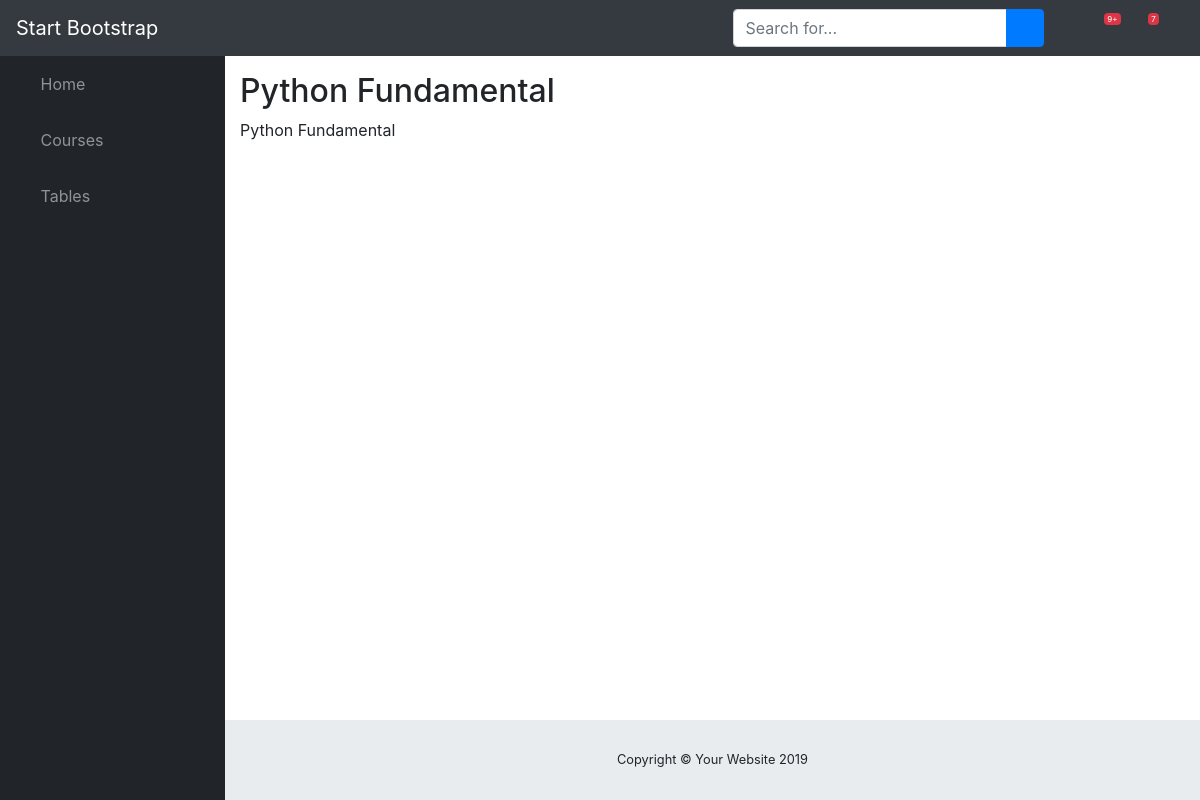
Before: /courses/1 with the older database file.
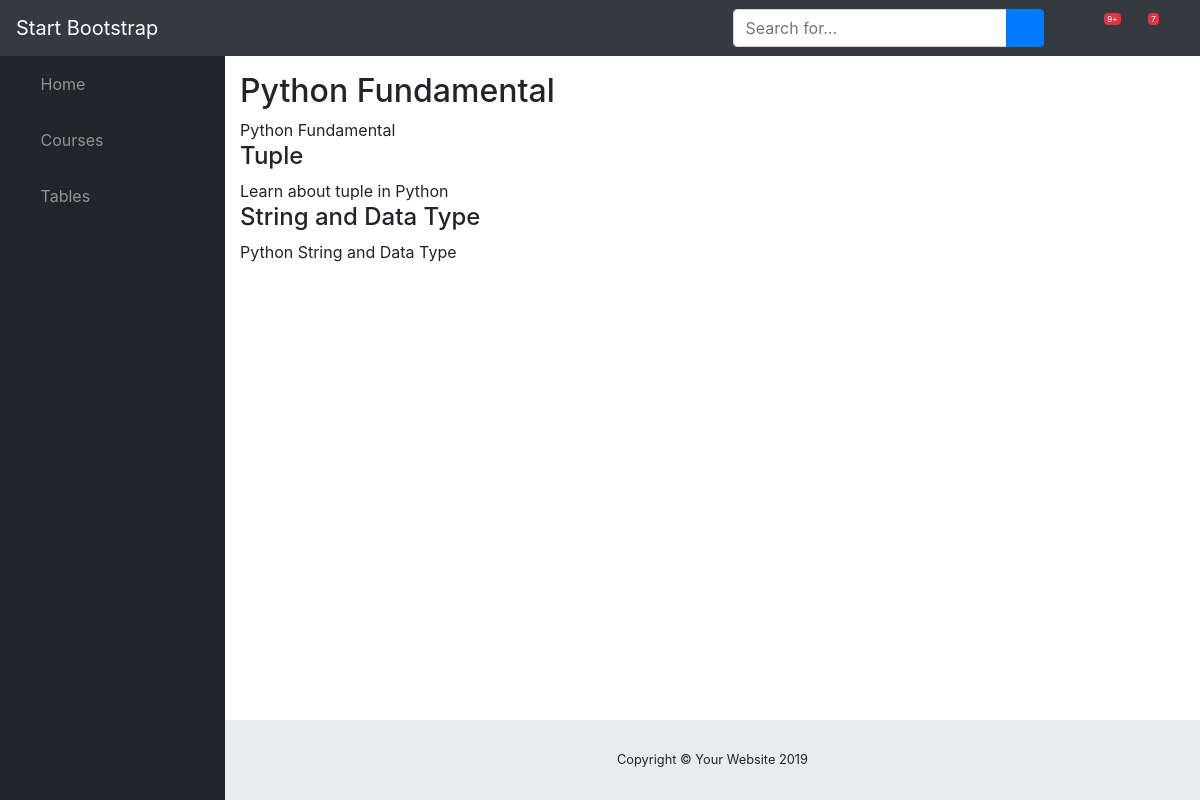
After: the same page with the newer database file.
### courses/models.py (models this page shows, shortened)
class Course(models.Model):
    created_at = models.DateTimeField(auto_now_add=True)
    title = models.CharField(max_length=255)
    description = models.TextField()

class Step(models.Model):
    title = models.CharField(max_length=255)
    description = models.TextField()
    order = models.IntegerField(default=0)
    content = models.TextField(blank=True,default='')
    course = models.ForeignKey(Course,on_delete=models.CASCADE)
    class Meta:
        ordering = ['-order','title',]

### courses/views.py (the view)
# urls.py: path("<int:pk>",views.course_detail,name='detail')
def course_detail(request,pk):
    course = Course.objects.get(pk=pk)
    return render(request,'courses/course_detail.html',{'course':course})

### courses/templates/courses/course_detail.html (shortened to what this page needs)
{% extends 'sblayout.html' %}
{% block content %}
<article>
    <h2>{{ course.title }}</h2>
    {{ course.description }}
    <section>
        {% for step in course.step_set.all %}
            <h4>{{ step.title }}</h4>
            {{ step.description }}
        {% endfor %}
    </section>
</article>
{% endblock content %}

### templates/sblayout.html (shortened to what this page needs)
{% load static %}
<!DOCTYPE html>
<html lang="en">
<head>
  <link href="{% static 'vendor/fontawesome-free/css/all.min.css' %}" rel="stylesheet" type="text/css">
  <link href="{% static 'vendor/datatables/dataTables.bootstrap4.css' %}" rel="stylesheet">
  <link href="{% static 'css/sb-admin.css' %}" rel="stylesheet">
</head>
<body id="page-top">
  <nav class="navbar navbar-expand navbar-dark bg-dark static-top">
    <a class="navbar-brand mr-1" href="index.html">Start Bootstrap</a>
    <button class="btn btn-link btn-sm text-white order-1 order-sm-0" id="sidebarToggle" href="#">
      <i class="fas fa-bars"></i>
    </button>
    <form class="d-none d-md-inline-block form-inline ml-auto mr-0 mr-md-3 my-2 my-md-0">
      <div class="input-group">
        <input type="text" class="form-control" placeholder="Search for..." aria-label="Search" aria-describedby="basic-addon2">
        <div class="input-group-append">
          <button class="btn btn-primary" type="button">
            <i class="fas fa-search"></i>
          </button>
        </div>
      </div>
    </form>
    <ul class="navbar-nav ml-auto ml-md-0">
      <li class="nav-item dropdown no-arrow mx-1">
        <a class="nav-link dropdown-toggle" href="#" id="alertsDropdown" role="button" data-toggle="dropdown" aria-haspopup="true" aria-expanded="false">
          <i class="fas fa-bell fa-fw"></i>
          <span class="badge badge-danger">9+</span>
        </a>
      </li>
      <li class="nav-item dropdown no-arrow mx-1">
        <a class="nav-link dropdown-toggle" href="#" id="messagesDropdown" role="button" data-toggle="dropdown" aria-haspopup="true" aria-expanded="false">
          <i class="fas fa-envelope fa-fw"></i>
          <span class="badge badge-danger">7</span>
        </a>
      </li>
      <li class="nav-item dropdown no-arrow">
        <a class="nav-link dropdown-toggle" href="#" id="userDropdown" role="button" data-toggle="dropdown" aria-haspopup="true" aria-expanded="false">
          <i class="fas fa-user-circle fa-fw"></i>
        </a>
      </li>
    </ul>
  </nav>
  <div id="wrapper">
    <ul class="sidebar navbar-nav">
      <li class="nav-item">
        <a class="nav-link" href="{% url 'home' %}">
          <i class="fas fa-fw fa-tachometer-alt"></i>
          <span>Home</span>
        </a>
      </li>
      <li class="nav-item">
        <a class="nav-link" href="{% url 'courses:list' %}">
          <i class="fas fa-fw fa-chart-area"></i>
          <span>Courses</span></a>
      </li>
      <li class="nav-item">
        <a class="nav-link" href="tables.html">
          <i class="fas fa-fw fa-table"></i>
          <span>Tables</span></a>
      </li>
    </ul>
    <div id="content-wrapper">
      <div class="container-fluid">
      {% block content %}
      {% endblock content %}
      </div>
      <footer class="sticky-footer">
        <div class="container my-auto">
          <div class="copyright text-center my-auto">
            <span>Copyright © Your Website 2019</span>
          </div>
        </div>
      </footer>
    </div>
  </div>
</body>
</html>

Changed rows visible on the page:
added Step: title "Tuple", description "Learn about tuple in Python"
added Step: title "String and Data Type", description "Python String and Data Type"
